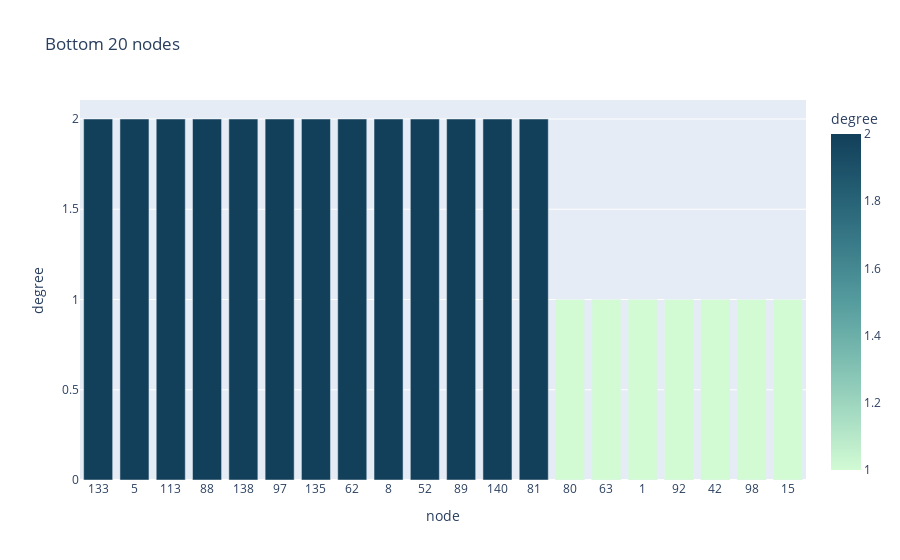

The notebook cell this image was saved under:
### Code cell
fig = px.bar(degree_df_bt20, x='node', y='degree', title='Bottom 20 nodes', color='degree', color_continuous_scale='darkmint')
fig.show()

### Figure 1 — Plotly figure (JSON) as saved in the notebook; plotly's stock layout.template omitted (floating-point values rounded to 4 significant figures)
{"data": [{"alignmentgroup": "True", "hovertemplate": "node=%{x}<br>degree=%{marker.color}<extra></extra>", "legendgroup": "", "marker": {"color": [2, 2, 2, 2, 2, 2, 2, 2, 2, 2, 2, 2, 2, 1, 1, 1, 1, 1, 1, 1], "coloraxis": "coloraxis", "pattern": {"shape": ""}}, "name": "", "offsetgroup": "", "orientation": "v", "showlegend": false, "textposition": "auto", "type": "bar", "x": ["133", "5", "113", "88", "138", "97", "135", "62", "8", "52", "89", "140", "81", "80", "63", "1", "92", "42", "98", "15"], "xaxis": "x", "y": [2, 2, 2, 2, 2, 2, 2, 2, 2, 2, 2, 2, 2, 1, 1, 1, 1, 1, 1, 1], "yaxis": "y"}], "layout": {"barmode": "relative", "coloraxis": {"colorbar": {"title": {"text": "degree"}}, "colorscale": [[0, "rgb(210, 251, 212)"], [0.1667, "rgb(165, 219, 194)"], [0.3333, "rgb(123, 188, 176)"], [0.5, "rgb(85, 156, 158)"], [0.6667, "rgb(58, 124, 137)"], [0.8333, "rgb(35, 93, 114)"], [1, "rgb(18, 63, 90)"]]}, "legend": {"tracegroupgap": 0}, "title": {"text": "Bottom 20 nodes"}, "xaxis": {"anchor": "y", "domain": [0, 1], "title": {"text": "node"}}, "yaxis": {"anchor": "x", "domain": [0, 1], "title": {"text": "degree"}}}}
